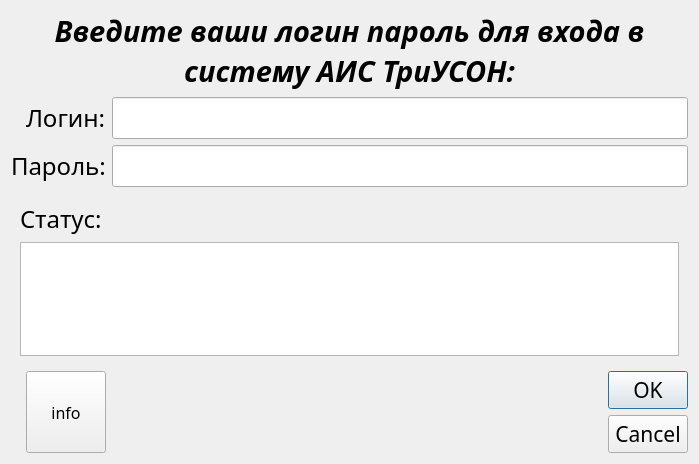
<?xml version="1.0" encoding="UTF-8"?>
<ui version="4.0">
 <class>loginDialog</class>
 <widget class="QDialog" name="loginDialog">
  <property name="geometry">
   <rect>
    <x>0</x>
    <y>0</y>
    <width>699</width>
    <height>464</height>
   </rect>
  </property>
  <property name="font">
   <font>
    <family>Droid Sans</family>
    <pointsize>18</pointsize>
    <weight>50</weight>
    <italic>false</italic>
    <bold>false</bold>
   </font>
  </property>
  <property name="windowTitle">
   <string>АИС ТриУСОН</string>
  </property>
  <property name="layoutDirection">
   <enum>Qt::LeftToRight</enum>
  </property>
  <layout class="QVBoxLayout" name="verticalLayout">
   <item>
    <widget class="QLabel" name="label">
     <property name="font">
      <font>
       <pointsize>22</pointsize>
       <weight>75</weight>
       <italic>true</italic>
       <bold>true</bold>
      </font>
     </property>
     <property name="text">
      <string>Введите ваши логин пароль для входа в систему АИС ТриУСОН:</string>
     </property>
     <property name="alignment">
      <set>Qt::AlignCenter</set>
     </property>
     <property name="wordWrap">
      <bool>true</bool>
     </property>
    </widget>
   </item>
   <item>
    <layout class="QFormLayout" name="formLayout">
     <property name="labelAlignment">
      <set>Qt::AlignRight|Qt::AlignTrailing|Qt::AlignVCenter</set>
     </property>
     <property name="formAlignment">
      <set>Qt::AlignLeading|Qt::AlignLeft|Qt::AlignTop</set>
     </property>
     <item row="0" column="0">
      <widget class="QLabel" name="label_4">
       <property name="text">
        <string>Логин:</string>
       </property>
       <property name="buddy">
        <cstring>user</cstring>
       </property>
      </widget>
     </item>
     <item row="0" column="1">
      <widget class="myQLineEdit" name="user">
       <property name="inputMethodHints">
        <set>Qt::ImhLatinOnly</set>
       </property>
       <property name="maxLength">
        <number>32</number>
       </property>
       <property name="clearButtonEnabled">
        <bool>true</bool>
       </property>
      </widget>
     </item>
     <item row="1" column="0">
      <widget class="QLabel" name="label_3">
       <property name="text">
        <string>Пароль:</string>
       </property>
       <property name="buddy">
        <cstring>password</cstring>
       </property>
      </widget>
     </item>
     <item row="1" column="1">
      <widget class="myQLineEdit" name="password">
       <property name="styleSheet">
        <string notr="true">* { lineedit-password-mask-delay: 800 }</string>
       </property>
       <property name="echoMode">
        <enum>QLineEdit::Password</enum>
       </property>
       <property name="clearButtonEnabled">
        <bool>true</bool>
       </property>
      </widget>
     </item>
     <item row="3" column="0" colspan="2">
      <widget class="myQStackedWidget" name="stackedWidget">
       <property name="currentIndex">
        <number>0</number>
       </property>
       <widget class="QWidget" name="page_5">
        <layout class="QVBoxLayout" name="verticalLayout_2">
         <item>
          <widget class="QLabel" name="label_2">
           <property name="text">
            <string>Статус:</string>
           </property>
           <property name="buddy">
            <cstring></cstring>
           </property>
          </widget>
         </item>
         <item>
          <widget class="QPlainTextEdit" name="status">
           <property name="sizePolicy">
            <sizepolicy hsizetype="Expanding" vsizetype="Expanding">
             <horstretch>0</horstretch>
             <verstretch>1</verstretch>
            </sizepolicy>
           </property>
           <property name="undoRedoEnabled">
            <bool>false</bool>
           </property>
           <property name="readOnly">
            <bool>true</bool>
           </property>
          </widget>
         </item>
        </layout>
       </widget>
       <widget class="QWidget" name="page_6">
        <layout class="QVBoxLayout" name="verticalLayout_3">
         <item>
          <widget class="QLabel" name="label_5">
           <property name="text">
            <string>Драйвер</string>
           </property>
          </widget>
         </item>
         <item>
          <widget class="QPlainTextEdit" name="pt_driver"/>
         </item>
         <item>
          <widget class="QWidget" name="widget" native="true">
           <layout class="QHBoxLayout" name="horizontalLayout">
            <item>
             <widget class="QLabel" name="label_6">
              <property name="sizePolicy">
               <sizepolicy hsizetype="Fixed" vsizetype="Preferred">
                <horstretch>0</horstretch>
                <verstretch>0</verstretch>
               </sizepolicy>
              </property>
              <property name="text">
               <string>Порт</string>
              </property>
             </widget>
            </item>
            <item>
             <widget class="QSpinBox" name="sp_port">
              <property name="minimum">
               <number>1024</number>
              </property>
              <property name="maximum">
               <number>65500</number>
              </property>
              <property name="value">
               <number>3306</number>
              </property>
             </widget>
            </item>
            <item>
             <widget class="QLabel" name="label_8">
              <property name="text">
               <string>Сервер:</string>
              </property>
             </widget>
            </item>
            <item>
             <widget class="QLineEdit" name="server"/>
            </item>
           </layout>
          </widget>
         </item>
        </layout>
       </widget>
       <widget class="QWidget" name="page_7">
        <layout class="QGridLayout" name="gridLayout">
         <item row="0" column="0">
          <widget class="QLabel" name="label_7">
           <property name="sizePolicy">
            <sizepolicy hsizetype="Fixed" vsizetype="Preferred">
             <horstretch>0</horstretch>
             <verstretch>0</verstretch>
            </sizepolicy>
           </property>
           <property name="text">
            <string>№ отделения</string>
           </property>
          </widget>
         </item>
         <item row="2" column="1">
          <spacer name="verticalSpacer">
           <property name="orientation">
            <enum>Qt::Vertical</enum>
           </property>
           <property name="sizeHint" stdset="0">
            <size>
             <width>20</width>
             <height>40</height>
            </size>
           </property>
          </spacer>
         </item>
         <item row="0" column="1">
          <widget class="QSpinBox" name="sp_dep"/>
         </item>
        </layout>
       </widget>
      </widget>
     </item>
     <item row="4" column="1">
      <layout class="QHBoxLayout" name="horizontalLayout_2">
       <item>
        <spacer name="horizontalSpacer">
         <property name="orientation">
          <enum>Qt::Horizontal</enum>
         </property>
         <property name="sizeHint" stdset="0">
          <size>
           <width>40</width>
           <height>20</height>
          </size>
         </property>
        </spacer>
       </item>
       <item>
        <widget class="QDialogButtonBox" name="btnEnter">
         <property name="sizePolicy">
          <sizepolicy hsizetype="Fixed" vsizetype="Fixed">
           <horstretch>0</horstretch>
           <verstretch>0</verstretch>
          </sizepolicy>
         </property>
         <property name="font">
          <font>
           <pointsize>16</pointsize>
          </font>
         </property>
         <property name="orientation">
          <enum>Qt::Vertical</enum>
         </property>
         <property name="standardButtons">
          <set>QDialogButtonBox::Cancel|QDialogButtonBox::Ok</set>
         </property>
         <property name="centerButtons">
          <bool>false</bool>
         </property>
        </widget>
       </item>
      </layout>
     </item>
     <item row="4" column="0">
      <widget class="QPushButton" name="pushButton">
       <property name="sizePolicy">
        <sizepolicy hsizetype="Minimum" vsizetype="MinimumExpanding">
         <horstretch>0</horstretch>
         <verstretch>0</verstretch>
        </sizepolicy>
       </property>
       <property name="font">
        <font>
         <pointsize>12</pointsize>
         <weight>50</weight>
         <italic>false</italic>
         <bold>false</bold>
        </font>
       </property>
       <property name="text">
        <string>info</string>
       </property>
      </widget>
     </item>
    </layout>
   </item>
  </layout>
 </widget>
 <customwidgets>
  <customwidget>
   <class>myQLineEdit</class>
   <extends>QLineEdit</extends>
   <header location="global">widgets.custumQWidgets</header>
  </customwidget>
  <customwidget>
   <class>myQStackedWidget</class>
   <extends>QStackedWidget</extends>
   <header>widgets.custumQWidgets</header>
   <container>1</container>
   <slots>
    <slot>next_tab()</slot>
   </slots>
  </customwidget>
 </customwidgets>
 <resources/>
 <connections>
  <connection>
   <sender>btnEnter</sender>
   <signal>accepted()</signal>
   <receiver>loginDialog</receiver>
   <slot>accept()</slot>
   <hints>
    <hint type="sourcelabel">
     <x>690</x>
     <y>455</y>
    </hint>
    <hint type="destinationlabel">
     <x>157</x>
     <y>274</y>
    </hint>
   </hints>
  </connection>
  <connection>
   <sender>btnEnter</sender>
   <signal>rejected()</signal>
   <receiver>loginDialog</receiver>
   <slot>reject()</slot>
   <hints>
    <hint type="sourcelabel">
     <x>690</x>
     <y>455</y>
    </hint>
    <hint type="destinationlabel">
     <x>286</x>
     <y>274</y>
    </hint>
   </hints>
  </connection>
  <connection>
   <sender>pushButton</sender>
   <signal>clicked()</signal>
   <receiver>stackedWidget</receiver>
   <slot>next_tab()</slot>
   <hints>
    <hint type="sourcelabel">
     <x>59</x>
     <y>430</y>
    </hint>
    <hint type="destinationlabel">
     <x>683</x>
     <y>200</y>
    </hint>
   </hints>
  </connection>
 </connections>
</ui>
